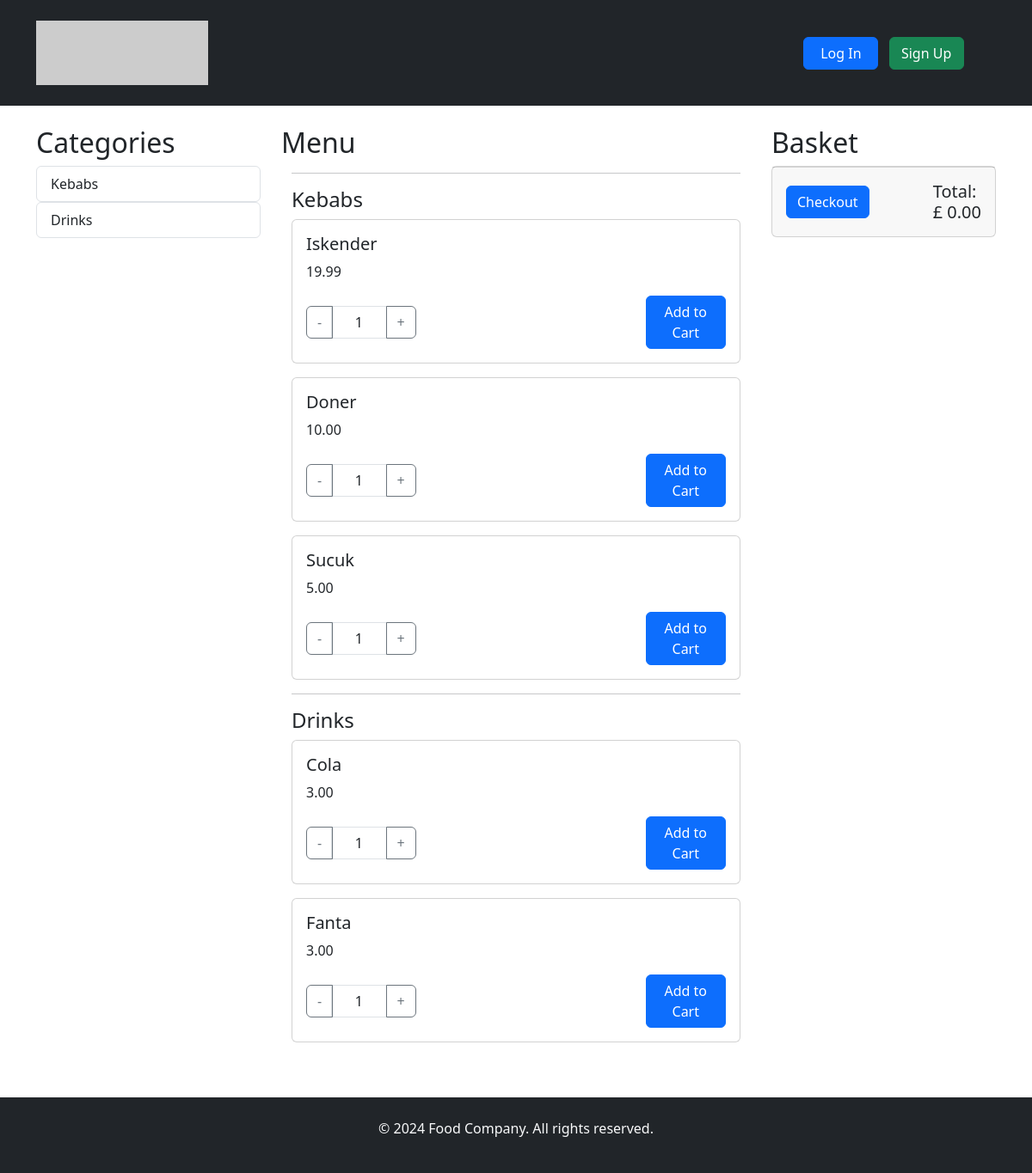
The page / on the database its author committed.
### orders/models.py (models this page shows, shortened)
class Category(models.Model):
    name = models.CharField(max_length=100)
    created_at = models.DateTimeField(default=timezone.now)
    updated_at = models.DateTimeField(auto_now=True)

class Item(models.Model):
    name = models.CharField(max_length=100)
    description = models.TextField(blank=True, null=True)
    price = models.DecimalField(max_digits=10, decimal_places=2)
    isAvailable = models.BooleanField(default=1)
    photo = models.ImageField(blank=True, null=True)
    category = models.ForeignKey(Category, on_delete=models.CASCADE, related_name='items')
    hasOption = models.BooleanField(default=0)
    created_at = models.DateTimeField(default=timezone.now)
    updated_at = models.DateTimeField(auto_now=True)

### orders/views.py (the view, shortened to what this page needs)
# urls.py: path('', home_view, name='home'),
def home_view(request):
    categories = Category.objects.all()
    options = Option.objects.all()
    category_items = {}
    for category in categories:
        items = Item.objects.filter(category=category)
        category_items[category] = items
    basket_items = []
    checkout_price= sum(item.total_price for item in basket_items)
    checkout_price = round(Decimal(checkout_price), 2) if checkout_price else Decimal('0.00')
    context = {
        'categories': categories,
        'category_items': category_items,
        'basket_items': basket_items if request.user.is_authenticated else None,
        'options': options,
        'checkout_price': checkout_price
    }
    return render(request, 'home.html', context)

### templates/home.html (shortened to what this page needs)
{% extends "base.html" %}
{% load static %}
{% block content %}
    <div class="container">
        <div class="row">
            <div class="col-md-3 mt-4">
                <h2>Categories</h2>
                {% for category in categories %}
                <div class="list-group" id="categories">
                    <a href="#{{ category.name }}" class="list-group-item list-group-item-action">{{ category.name }}</a>
                </div>
                {% endfor %}
            </div>
            <div class="col-md-6 mt-4">
                <h2>Menu</h2>
                {% for category in categories %}
                <div class="container category" id="{{ category.name }}">
                    <hr>
                    <h4>{{ category.name }}</h4>
                    {% for item in category.items.all %}
                    <div class="card mb-3">
                        <div class="card-body">
                            <h5 class="card-title">{{ item.name }}</h5>
                            <p class="card-text">{{ item.price }}</p>
                            <form method="post" id="add-to-cart-form-{{ item.id }}">
                                <div class="d-flex align-items-center">
                                    <div class="input-group quantity-group">
                                        <div class="input-group-prepend">
                                            <button type="button" class="btn btn-outline-secondary decrement-btn" data-item-id="{{ item.id }}">-</button>
                                        </div>
                                        <input type="number" name="quantity" class="col-2 form-control text-center quantity-input" value="1" id="quantity-input-{{ item.id }}">
                                        <div class="input-group-append">
                                            <button type="button" class="btn btn-outline-secondary increment-btn" data-item-id="{{ item.id }}">+</button>
                                        </div>
                                    </div>
                                    <button type="button" class="btn btn-primary add-to-cart-btn ml-2" data-item-id="{{ item.id }}" data-option-status="{{ item.hasOption }}" data-item-name="{{ item.name }}">Add to Cart</button>
                                </div>
                            </form>
                        </div>
                    </div>
                    {% endfor %}
                </div>
                {% endfor %}
            </div>
            <div class="col-md-3 mt-4">
                <h2>Basket</h2>
                <div class="card">
                    <ul class="list-group list-group-flush" id="basket-items">
                    </ul>
                    <div class="card-footer d-flex justify-content-between align-items-center">
                        <a href="#" class="btn btn-primary">Checkout</a>
                        <h5 class="card-title mt-2 ml-1">Total: <br>£ {{ checkout_price }}</h5>
                    </div>
                </div>
            </div>
        </div>
    </div>
{% endblock %}

### templates/base.html (shortened to what this page needs)
<!DOCTYPE html>
<html lang="en">
<head>
    <link rel="stylesheet" href="https://stackpath.bootstrapcdn.com/bootstrap/4.5.2/css/bootstrap.min.css">
</head>
<body>
    <header class="bg-dark text-light py-4">
        <div class="container">
            <div class="row align-items-center">
                <div class="col">
                    <a href="{% url 'home' %}">
                        <img src="https://picsum.photos/200/75" alt="Food Company Logo" class="img-fluid">
                    </a>
                </div>
                {% if user.is_authenticated %}
                <div class="text-center">
                    <div class="dropdown">
                        <button class="btn btn-secondary dropdown-toggle mr-3" type="button" id="dropdownMenuButton" data-bs-toggle="dropdown" aria-haspopup="true" aria-expanded="false">
                            {{ user.username }}
                        </button>
                        <div class="dropdown-menu dropdown-menu-right" aria-labelledby="dropdownMenuButton">
                            <a class="dropdown-item" href="{% url 'account' %}">My Profile</a>
                            <a class="dropdown-item" href="{% url 'order_history' %}">Order History</a>
                            <a class="dropdown-item" href="#">Payment Methods</a>
                            <div class="dropdown-divider"></div>
                            <a class="dropdown-item" href="{% url 'logout' %}">Log Out</a>
                        </div>
                    </div>
                </div>
                {% else %}
                <div class="col-md-3 col-4 text-center">
                    <div class="justify-content-center">
                        <a href="{% url 'login' %}" class="m-1 btn btn-primary col-md-4">Log In</a>
                        <a href="{% url 'signup' %}" class="m-1 btn btn-success col-md-4">Sign Up</a>
                    </div>
                </div>
                {% endif %}
            </div>
        </div>
    </header>
    {% block content %}{% endblock %}
    <footer class="bg-dark text-light py-4 mt-5">
        <div class="container text-center">
            <p>&copy; 2024 Food Company. All rights reserved.</p>
        </div>
    </footer>
    <link href="https://cdn.jsdelivr.net/npm/bootstrap@5.3.3/dist/css/bootstrap.min.css" rel="stylesheet">
</body>
</html>

### rows shown on the page
Category: name "Kebabs"
Category: name "Drinks"
Item: name "Iskender", price "19.99"
Item: name "Doner", price "10.00"
Item: name "Sucuk", price "5.00"
Item: name "Cola", price "3.00"
Item: name "Fanta", price "3.00"

### other values the page prints
{{ checkout_price }} "0.00"
